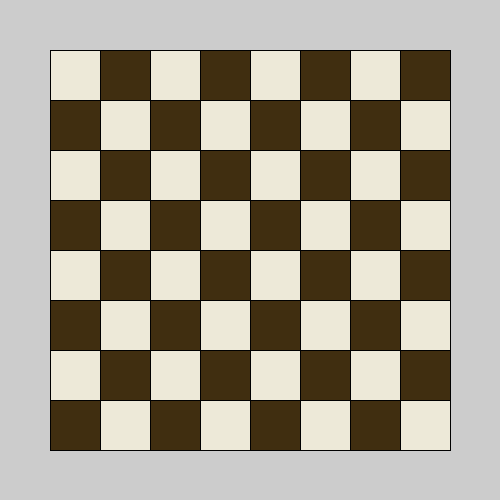
Frame 1 (no input)
Frame 60 (the mouse pressed at the canvas centre just before this capture): identical to frame 1, image omitted
Frame 120 (the mouse held since frame 60 and released just before this capture): identical to frame 1, image omitted

The Processing sketch that drew this single still picture (run headless with seeded random() and noise(); from frame 60 on, the mouse is pressed at the canvas centre):

// Processing sketch: chessboard
// ── chessboard.pde
// Chess board
void setup(){
  size(500, 500);
   fullboard();
}

void draw(){
  
}

void fullboard(){
 float x=50, y=50;
 float a = 50;
  boolean b = true; // white piecec at the bottom of the board
  for(int i=0; i<8; ++i){
    for(int j=0; j<8; ++j){
     ar(x, y, b);
     if(b == false) b = true;
     else b = false;
     x += a;
    }
    if(b == false) b = true;
     else b = false;
    y += a;
    x = a;
  } 
}

void ar(float x, float y, boolean col){
  int s1=50, s2=50;
   if(col == true) {fill(237, 233, 216);}
   else{ fill(64, 46, 16);}
   rect(x, y, s1, s2);
}
